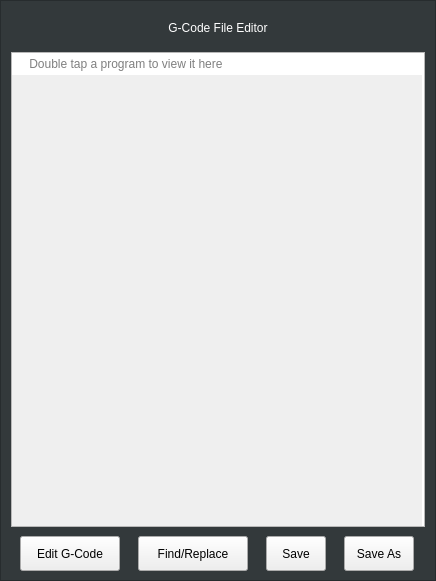
              <widget class="QFrame" name="frame_40">
               <property name="geometry">
                <rect>
                 <x>580</x>
                 <y>0</y>
                 <width>436</width>
                 <height>581</height>
                </rect>
               </property>
               <property name="sizePolicy">
                <sizepolicy hsizetype="Preferred" vsizetype="Preferred">
                 <horstretch>1</horstretch>
                 <verstretch>0</verstretch>
                </sizepolicy>
               </property>
               <property name="styleSheet">
                <string notr="true">.QFrame{
    background-color: rgb(51, 57, 59);
}</string>
               </property>
               <property name="frameShape">
                <enum>QFrame::StyledPanel</enum>
               </property>
               <property name="frameShadow">
                <enum>QFrame::Raised</enum>
               </property>
               <layout class="QVBoxLayout" name="verticalLayout_38">
                <property name="spacing">
                 <number>9</number>
                </property>
                <property name="leftMargin">
                 <number>10</number>
                </property>
                <property name="topMargin">
                 <number>12</number>
                </property>
                <property name="rightMargin">
                 <number>10</number>
                </property>
                <property name="bottomMargin">
                 <number>9</number>
                </property>
                <item>
                 <widget class="QLabel" name="gcodeeditor_label">
                  <property name="minimumSize">
                   <size>
                    <width>0</width>
                    <height>30</height>
                   </size>
                  </property>
                  <property name="maximumSize">
                   <size>
                    <width>16777215</width>
                    <height>30</height>
                   </size>
                  </property>
                  <property name="styleSheet">
                   <string notr="true">font: 16pt &quot;Noto&quot;;
color: white;</string>
                  </property>
                  <property name="text">
                   <string>G-Code File Editor</string>
                  </property>
                  <property name="alignment">
                   <set>Qt::AlignCenter</set>
                  </property>
                 </widget>
                </item>
                <item>
                 <widget class="GcodeTextEdit" name="gcodetextedit">
                  <property name="backgroundVisible">
                   <bool>true</bool>
                  </property>
                  <property name="placeholderText">
                   <string>    Double tap a program to view it here</string>
                  </property>
                  <property name="syntaxHighlighting" stdset="0">
                   <bool>false</bool>
                  </property>
                  <property name="readOnly" stdset="0">
                   <bool>false</bool>
                  </property>
                  <property name="currentLineBackground" stdset="0">
                   <color>
                    <red>214</red>
                    <green>214</green>
                    <blue>221</blue>
                   </color>
                  </property>
                  <property name="marginBackground" stdset="0">
                   <color>
                    <red>146</red>
                    <green>150</green>
                    <blue>149</blue>
                   </color>
                  </property>
                  <property name="marginCurrentLineBackground" stdset="0">
                   <color>
                    <red>110</red>
                    <green>110</green>
                    <blue>110</blue>
                   </color>
                  </property>
                  <property name="marginColor" stdset="0">
                   <color>
                    <red>49</red>
                    <green>49</green>
                    <blue>49</blue>
                   </color>
                  </property>
                  <property name="marginCurrentLineColor" stdset="0">
                   <color>
                    <red>255</red>
                    <green>255</green>
                    <blue>255</blue>
                   </color>
                  </property>
                 </widget>
                </item>
                <item>
                 <layout class="QHBoxLayout" name="horizontalLayout_129">
                  <item>
                   <widget class="QPushButton" name="editGCodeBtn">
                    <property name="sizePolicy">
                     <sizepolicy hsizetype="Fixed" vsizetype="Fixed">
                      <horstretch>0</horstretch>
                      <verstretch>0</verstretch>
                     </sizepolicy>
                    </property>
                    <property name="minimumSize">
                     <size>
                      <width>80</width>
                      <height>35</height>
                     </size>
                    </property>
                    <property name="maximumSize">
                     <size>
                      <width>100</width>
                      <height>35</height>
                     </size>
                    </property>
                    <property name="focusPolicy">
                     <enum>Qt::NoFocus</enum>
                    </property>
                    <property name="styleSheet">
                     <string notr="true">QPushButton {
   	font: 11pt &quot;Noto&quot;;
}</string>
                    </property>
                    <property name="text">
                     <string>Edit G-Code</string>
                    </property>
                    <property name="checkable">
                     <bool>true</bool>
                    </property>
                   </widget>
                  </item>
                  <item>
                   <widget class="QPushButton" name="findReplaceGCodeBtn">
                    <property name="sizePolicy">
                     <sizepolicy hsizetype="Fixed" vsizetype="Fixed">
                      <horstretch>0</horstretch>
                      <verstretch>0</verstretch>
                     </sizepolicy>
                    </property>
                    <property name="minimumSize">
                     <size>
                      <width>80</width>
                      <height>35</height>
                     </size>
                    </property>
                    <property name="maximumSize">
                     <size>
                      <width>110</width>
                      <height>35</height>
                     </size>
                    </property>
                    <property name="focusPolicy">
                     <enum>Qt::NoFocus</enum>
                    </property>
                    <property name="styleSheet">
                     <string notr="true">QPushButton {
   	font: 11pt &quot;Noto&quot;;
}</string>
                    </property>
                    <property name="text">
                     <string>Find/Replace</string>
                    </property>
                   </widget>
                  </item>
                  <item>
                   <widget class="QPushButton" name="saveGCodeBtn">
                    <property name="sizePolicy">
                     <sizepolicy hsizetype="Fixed" vsizetype="Fixed">
                      <horstretch>0</horstretch>
                      <verstretch>0</verstretch>
                     </sizepolicy>
                    </property>
                    <property name="minimumSize">
                     <size>
                      <width>60</width>
                      <height>35</height>
                     </size>
                    </property>
                    <property name="maximumSize">
                     <size>
                      <width>60</width>
                      <height>35</height>
                     </size>
                    </property>
                    <property name="focusPolicy">
                     <enum>Qt::NoFocus</enum>
                    </property>
                    <property name="styleSheet">
                     <string notr="true">QPushButton {
   	font: 11pt &quot;Noto&quot;;
}</string>
                    </property>
                    <property name="text">
                     <string>Save</string>
                    </property>
                   </widget>
                  </item>
                  <item>
                   <widget class="QPushButton" name="saveAsGCodeBtn">
                    <property name="sizePolicy">
                     <sizepolicy hsizetype="Fixed" vsizetype="Fixed">
                      <horstretch>0</horstretch>
                      <verstretch>0</verstretch>
                     </sizepolicy>
                    </property>
                    <property name="minimumSize">
                     <size>
                      <width>70</width>
                      <height>35</height>
                     </size>
                    </property>
                    <property name="maximumSize">
                     <size>
                      <width>70</width>
                      <height>35</height>
                     </size>
                    </property>
                    <property name="focusPolicy">
                     <enum>Qt::NoFocus</enum>
                    </property>
                    <property name="styleSheet">
                     <string notr="true">QPushButton {
   	font: 11pt &quot;Noto&quot;;
}</string>
                    </property>
                    <property name="text">
                     <string>Save As</string>
                    </property>
                   </widget>
                  </item>
                 </layout>
                </item>
               </layout>
              </widget>
